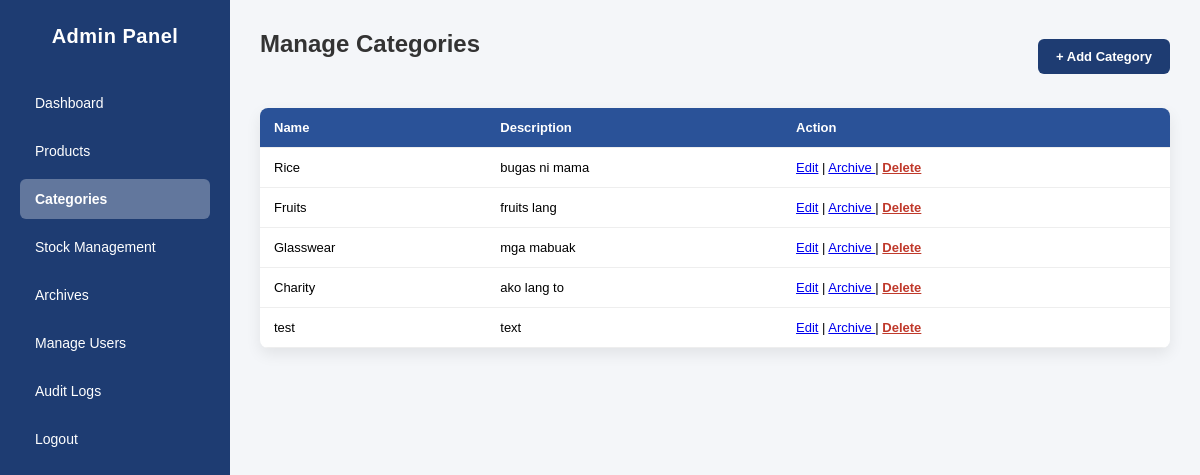
/views/admin/categories.php (signed in), run on the app's committed database.
### tables this page shows
CREATE TABLE `categories` (
  `category_id` int(11) NOT NULL,
  `category_name` varchar(100) NOT NULL,
  `description` text DEFAULT NULL,
  `status` enum('active','inactive') DEFAULT 'active'
);

### views/admin/categories.php (the view, shortened to what this page needs)
<?php
require '../../conn/db.php';
$categories = $pdo->query("
    SELECT *
    FROM categories
    WHERE description NOT LIKE '[ARCHIVED]%'
       OR description IS NULL
")->fetchAll();
?>
<!DOCTYPE html>
<html>
<head>
    <link rel="stylesheet" href="../../assets/css/admin_dashboard.css">
    <link rel="stylesheet" href="../../assets/css/categories.css">
</head>
<body>
<div class="dashboard">
    <aside class="sidebar">
        <h2>Admin Panel</h2>
        <ul>
            <li><a href="dashboard.php">Dashboard</a></li>
            <li><a href="products.php">Products</a></li>
            <li class="active"><a href="categories.php">Categories</a></li>
            <li><a href="stock_management.php">Stock Management</a></li>
            <li><a href="archives.php">Archives</a></li>
            <li><a href="users.php">Manage Users</a></li>
            <li><a href="audit_logs.php">Audit Logs</a></li>
            <li><a href="../../logout.php">Logout</a></li>
        </ul>
    </aside>
    <main class="content">
        <div class="page-header">
            <h1>Manage Categories</h1>
            <button class="add-btn" id="openCategoryModal">+ Add Category</button>
        </div>
        <table>
            <tr>
                <th>Name</th>
                <th>Description</th>
                <th>Action</th>
            </tr>
            <?php foreach ($categories as $c): ?>
            <tr>
                <td><?= htmlspecialchars($c['category_name']) ?></td>
                <td><?= htmlspecialchars($c['description']) ?></td>
                <td>
                    <a href="categories.php?edit=<?= $c['category_id'] ?>">Edit</a> |
                    <a href="../../conn/Categories.php?archive=<?= $c['category_id'] ?>"
                       onclick="return confirm('Archive category?')">
                        Archive
                    </a> |
                    <a href="../../conn/Categories.php?delete=<?= $c['category_id'] ?>"
                       class="danger"
                       onclick="return confirm('⚠️ Permanently delete this category?')">
                        Delete
                    </a>
                </td>
            </tr>
            <?php endforeach; ?>
        </table>
    </main>
</div>
</body>
</html>

### assets/css/admin_dashboard.css (style rules this page uses)
* { margin: 0; padding: 0; box-sizing: border-box; font-family: Arial, Helvetica, sans-serif; }
body { background: #f4f6f9; }
.dashboard { display: flex; min-height: 100vh; }
.sidebar { width: 230px; background: #1e3c72; color: #fff; padding: 25px 20px; display: flex; flex-direction: column; }
.sidebar h2 { text-align: center; margin-bottom: 35px; font-size: 20px; font-weight: bold; letter-spacing: 0.5px; }
.sidebar ul { list-style: none; }
.sidebar ul li { margin-bottom: 8px; }
.sidebar ul li a { display: block; padding: 12px 15px; border-radius: 6px; color: #fff; text-decoration: none; font-size: 14px; transition: background 0.2s ease, padding-left 0.2s ease; }
.sidebar ul li.active a { background: rgba(255,255,255,0.3); font-weight: bold; }
.content { flex: 1; padding: 30px; }
.content h1 { margin-bottom: 25px; font-size: 24px; color: #333; }

### assets/css/categories.css (style rules this page uses)
.page-header { display: flex; justify-content: space-between; align-items: center; margin-bottom: 25px; }
.add-btn { background: #1e3c72; color: #fff; border: none; padding: 10px 18px; border-radius: 6px; cursor: pointer; font-weight: bold; font-size: 13px; }
table { width: 100%; background: #fff; border-collapse: collapse; margin-top: 20px; border-radius: 8px; overflow: hidden; box-shadow: 0 6px 15px rgba(0,0,0,0.08); }
th, td { padding: 12px 14px; border-bottom: 1px solid #eee; font-size: 13px; text-align: left; }
th { background: #2a5298; color: #fff; font-weight: bold; }
a.danger { color: #c0392b; font-weight: bold; }

### data on the page
categories: category_name "Rice", description "bugas ni mama"
categories: category_name "Fruits", description "fruits lang"
categories: category_name "Glasswear", description "mga mabuak"
categories: category_name "Charity", description "ako lang to"
categories: category_name "test", description "text"
